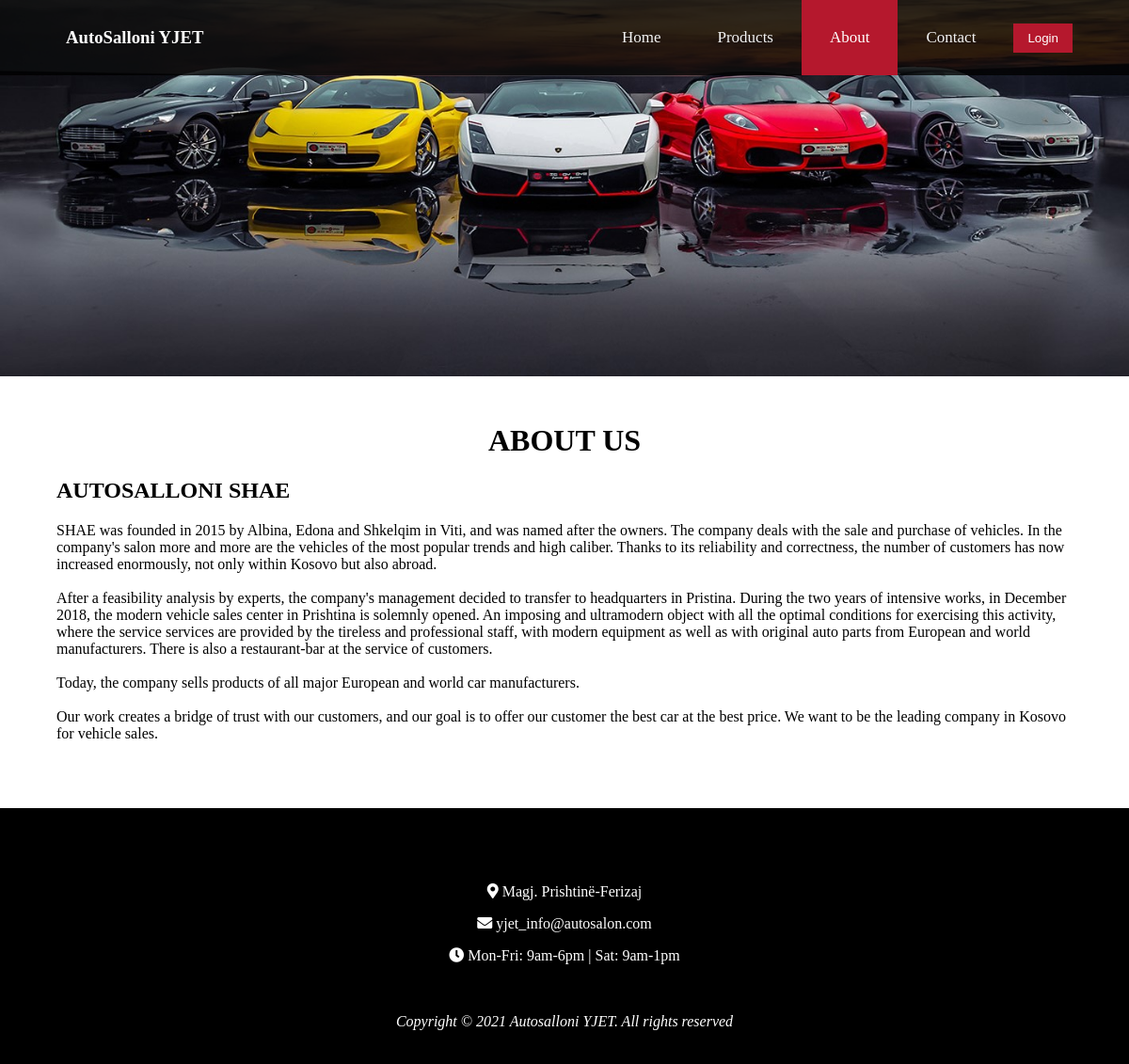
The page /about.php on the database as committed earlier.
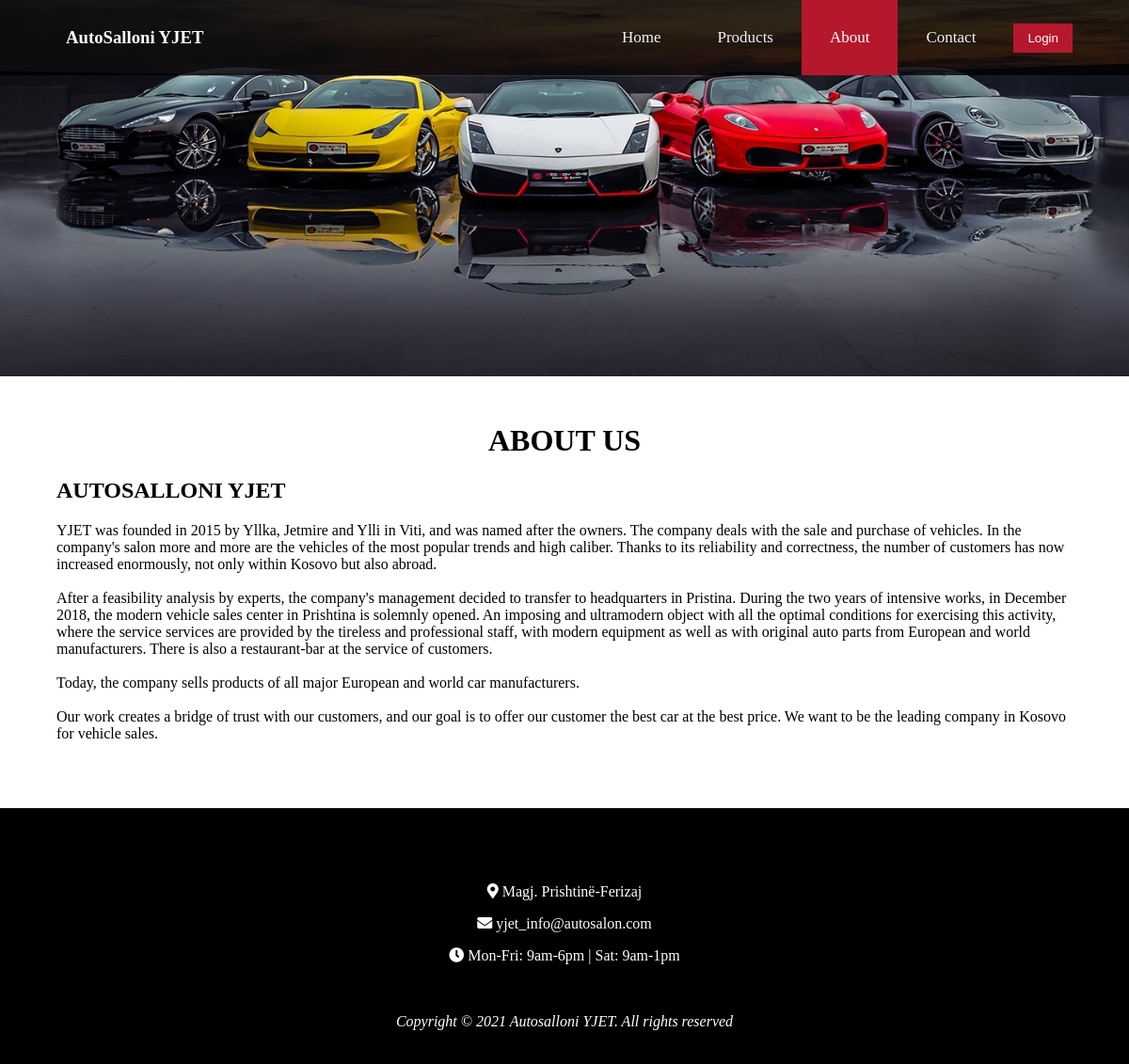
The same page on the database as committed later.
### tables this page shows
CREATE TABLE `about` (
  `about_id` int(11) NOT NULL,
  `tittle` varchar(255) NOT NULL,
  `description` longtext DEFAULT NULL,
  `date` date NOT NULL
);

### models/DbConn.php (called while the page is built)
<?php
class DBconnection{
	public function getConnection(){
		try{
			$connection = new PDO("mysql:host=localhost;dbname=autosalloni_yjet", "root" , "");
            $connection->setAttribute(PDO::ATTR_ERRMODE, PDO::ERRMODE_EXCEPTION);
		} catch(PDOException $e){
			echo $e->getMessage();
            return null;
		}
		return $connection;
	}
}

### controller/aboutController.php (called while the page is built, shortened)
<?php
include_once 'models/aboutMapper.php';
class AboutController
{
    public function GetAboutById($about_id)
    {
        $aboutMapper = new AboutMapper();
        $about = $aboutMapper->GetAboutById($about_id);
        return $about;
    }
}

### models/aboutMapper.php (called while the page is built, shortened)
<?php
include_once 'DbConn.php';
class AboutMapper
{
    private $connection;
    public function __construct()
    {
        $obj = new DBConnection();
        $this->connection = $obj->getConnection();
    }
    public function getAboutById($about_id){
        $sth = $this->connection->prepare("SELECT * FROM about WHERE about_id = :about_id");
        $sth->execute(['about_id' => $about_id]);
        $result = $sth->fetch();
        return $result;
    }
}

### about.php (the view)
<?php $page = 'about'; require("includes/header.php");
include_once 'controller/aboutController.php';
?>
    <div class="home-banner-about">
    </div>
    <div class="about-us">
        <div class="heading-design">
            <h1>ABOUT US</h1>
            <?php
                $aboutController = new AboutController();
                  $result = $aboutController->GetAboutById(1);
            ?>
        </div>
        <h2><?php echo $result['tittle'];?></h2>
        <p><?php echo $result['description']; ?></p>
    </div>
<?php require("includes/footer.php"); ?>

### includes/header.php (shortened to what this page needs)
<!DOCTYPE html>
<html lang="en">
<head>
    <link rel="stylesheet" href="css/style.css">
    <link rel="stylesheet" href="https://cdnjs.cloudflare.com/ajax/libs/font-awesome/5.13.0/css/all.min.css">
    <link rel="stylesheet" href="css/owl.carousel.min.css">
</head>
<body>
    <header>
        <div class="topnav">
            <div class="container">
                <div class="logo">
                    <h3>AutoSalloni YJET</h3>
                </div>
                <div class="links">
                    <a class="<?php if($page == 'index'){echo 'active';}?>" href="index.php">Home</a>
                    <a class="<?php if($page == 'cars'){echo 'active';}?>" href="cars.php">Products</a>
                    <a class="<?php if($page == 'about'){echo 'active';}?>" href="about.php">About</a>
                    <a class="<?php if($page == 'contact'){echo 'active';}?>" href="contact.php">Contact</a>
                    <?php
                        if(isset($_SESSION['email'])){
                    ?>
                    <button class="login-design" onclick="location.href='logout.php'" type="button">
                        Logout</button>
                        <?php }else{ ?>
                    <button class="login-design" onclick="location.href='login.php'" type="button">
                        Login</button>
                        <?php } ?>
                </div>
            </div>
        </div>
    </header>

### includes/footer.php
    <div class="footer">
        <div class="container">
            <div>
                <h3>Call: (+383) 44 111 222</h3>
            </div>
            <div class="icon-div">
                <p class="paragraph-design2">
                    <i style="color: #ffffff;" class="fas fa-map-marker-alt fa-1x">
                    </i> Magj. Prishtinë-Ferizaj</p>
            </div>
            <div class="icon-div">
                <p class="paragraph-design2">
                    <i style="color: #ffffff;" class="fas fa-envelope  fa-1x"></i> yjet_info@autosalon.com
                </p>
            </div>
            <div class="icon-div">
                <p class="paragraph-design2">
                    <i style="color: #ffffff;" class="fas fa-clock fa-1x"></i> Mon-Fri: 9am-6pm | Sat: 9am-1pm
                </p>
            </div>
            <div class="copyright">
                <p style="color: #ffffff"><i>Copyright © 2021 Autosalloni YJET. All rights reserved</i></p>
            </div>
        </div>
    </div>
</body>
</html>

### css/style.css (style rules this page uses)
body { margin: 0; padding: 0; border: 0; font-size: 100%; font: inherit; vertical-align: baseline; }
.topnav { float: right; width: 100%; position: fixed; overflow: hidden; background-color: rgba(0, 0, 0, 0.8); z-index: 999; }
.topnav a { float: left; color: #f2f2f2; text-align: center; padding: 30px 30px; text-decoration: none; font-size: 17px; }
.topnav a.active { background-color: #B5182D; color: white; }
.links { float: right; }
.logo { float: left; color: white; padding: 10px 10px; }
.container { width: 90%; margin: auto; }
.login-design { background-color:#B5182D; border: #000000;; text-align: center; color: #ffffff; margin-top: 25px; padding: 8px 15px 8px 15px; margin-left: 10px; }
.heading-design { text-align: center; margin-top: 50px; color: #000000; font-family: 'Trebuchet MS'; }
.footer { width: 100%; background-color:#000000; padding-top: 20px; display: flex; }
.footer p { text-align: center; }
.paragraph-design2 { font-family: 'Trebuchet MS'; color: #ffffff; font-style: bold; }
.copyright { width: 100%; background-color:#000000; padding-top: 20px; padding-bottom: 20px; text-align: center; }
.home-banner-about { height: 50vh; object-fit: cover; background-image: url(../img/autosalon.jpg); background-repeat: no-repeat; background-size: cover; }
.about-us { width: 90%; margin: auto; margin-bottom: 70px; }
::placeholder { color: #ccc; }

Rows that differ between the two databases and show on the page:
changed about: tittle "AUTOSALLONI SHAE" → "AUTOSALLONI YJET"; description "SHAE was founded in 2015 by Albina, Edona and Shkelqim in Viti, and was…" → "YJET was founded in 2015 by Yllka, Jetmire and Ylli in Viti, and was…"
